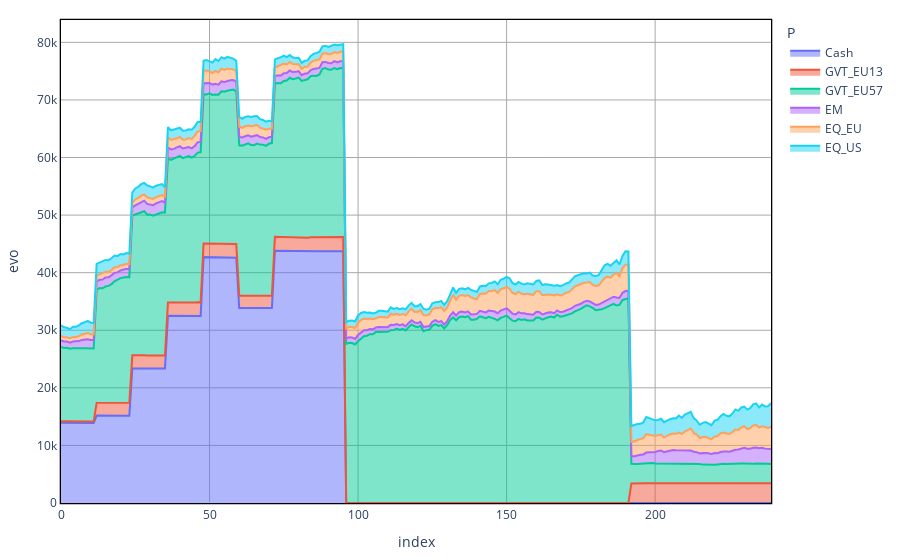
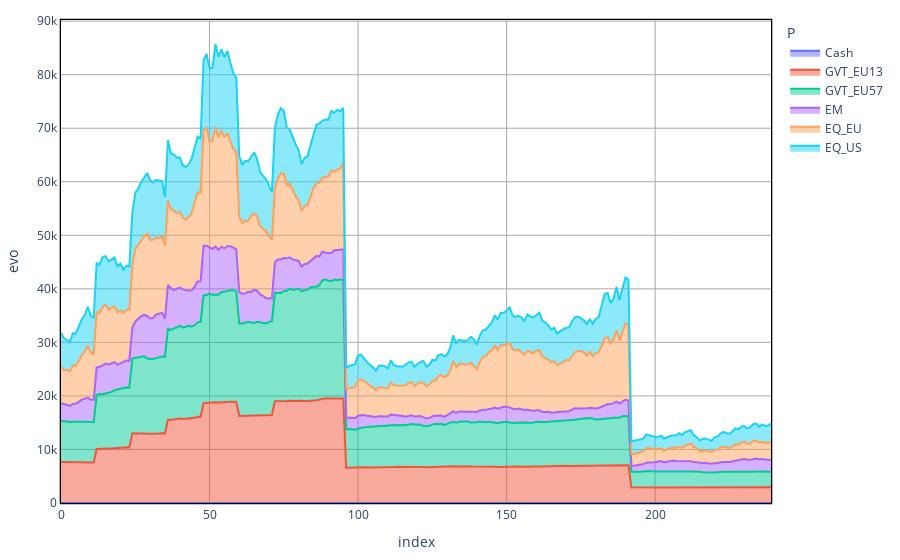

The cell these charts' notebook holds for them, in order:
### Code cell
n_scen = 1
perc = False
#print([solution[l][n_scen].varValue for l in Lt])
plt = ALMc.AssetAllocationChart(problem,sol,n_scen=n_scen, perc = perc)
plt.show()
plt = ALMc.AssetAllocationChart(problem,sol_bah,n_scen=n_scen, perc = perc)
plt.show()

### Figure 1 — Plotly figure (JSON) as saved in the notebook; plotly's stock layout.template omitted (floating-point values rounded to 4 significant figures; data arrays with more than 128 entries replaced by an {"elided": "..."} marker saying what was removed)
{"data": [{"hovertemplate": "P=Cash<br>index=%{x}<br>evo=%{y}<extra></extra>", "legendgroup": "Cash", "line": {"color": "#636efa"}, "mode": "lines", "name": "Cash", "orientation": "v", "showlegend": true, "stackgroup": "1", "type": "scatter", "x": {"elided": "240 int values"}, "xaxis": "x", "y": {"elided": "240 float values"}, "yaxis": "y"}, {"hovertemplate": "P=GVT_EU13<br>index=%{x}<br>evo=%{y}<extra></extra>", "legendgroup": "GVT_EU13", "line": {"color": "#EF553B"}, "mode": "lines", "name": "GVT_EU13", "orientation": "v", "showlegend": true, "stackgroup": "1", "type": "scatter", "x": {"elided": "240 int values"}, "xaxis": "x", "y": {"elided": "240 float values"}, "yaxis": "y"}, {"hovertemplate": "P=GVT_EU57<br>index=%{x}<br>evo=%{y}<extra></extra>", "legendgroup": "GVT_EU57", "line": {"color": "#00cc96"}, "mode": "lines", "name": "GVT_EU57", "orientation": "v", "showlegend": true, "stackgroup": "1", "type": "scatter", "x": {"elided": "240 int values"}, "xaxis": "x", "y": {"elided": "240 float values"}, "yaxis": "y"}, {"hovertemplate": "P=EM<br>index=%{x}<br>evo=%{y}<extra></extra>", "legendgroup": "EM", "line": {"color": "#ab63fa"}, "mode": "lines", "name": "EM", "orientation": "v", "showlegend": true, "stackgroup": "1", "type": "scatter", "x": {"elided": "240 int values"}, "xaxis": "x", "y": {"elided": "240 float values"}, "yaxis": "y"}, {"hovertemplate": "P=EQ_EU<br>index=%{x}<br>evo=%{y}<extra></extra>", "legendgroup": "EQ_EU", "line": {"color": "#FFA15A"}, "mode": "lines", "name": "EQ_EU", "orientation": "v", "showlegend": true, "stackgroup": "1", "type": "scatter", "x": {"elided": "240 int values"}, "xaxis": "x", "y": {"elided": "240 float values"}, "yaxis": "y"}, {"hovertemplate": "P=EQ_US<br>index=%{x}<br>evo=%{y}<extra></extra>", "legendgroup": "EQ_US", "line": {"color": "#19d3f3"}, "mode": "lines", "name": "EQ_US", "orientation": "v", "showlegend": true, "stackgroup": "1", "type": "scatter", "x": {"elided": "240 int values"}, "xaxis": "x", "y": {"elided": "240 float values"}, "yaxis": "y"}], "layout": {"legend": {"title": {"text": "P"}, "tracegroupgap": 0}, "margin": {"b": 20, "l": 20, "r": 20, "t": 20}, "paper_bgcolor": "white", "plot_bgcolor": "white", "showlegend": true, "xaxis": {"anchor": "y", "domain": [0, 1], "gridcolor": "darkgray", "gridwidth": 1, "linecolor": "black", "linewidth": 1.3, "mirror": true, "showgrid": true, "showline": true, "title": {"text": "index"}}, "yaxis": {"anchor": "x", "domain": [0, 1], "gridcolor": "darkgray", "gridwidth": 1, "linecolor": "black", "linewidth": 1.3, "mirror": true, "showgrid": true, "showline": true, "title": {"text": "evo"}}}}

### Figure 2 — Plotly figure (JSON) as saved in the notebook; plotly's stock layout.template omitted (floating-point values rounded to 4 significant figures; data arrays with more than 128 entries replaced by an {"elided": "..."} marker saying what was removed)
{"data": [{"hovertemplate": "P=Cash<br>index=%{x}<br>evo=%{y}<extra></extra>", "legendgroup": "Cash", "line": {"color": "#636efa"}, "mode": "lines", "name": "Cash", "orientation": "v", "showlegend": true, "stackgroup": "1", "type": "scatter", "x": {"elided": "240 int values"}, "xaxis": "x", "y": {"elided": "240 int values"}, "yaxis": "y"}, {"hovertemplate": "P=GVT_EU13<br>index=%{x}<br>evo=%{y}<extra></extra>", "legendgroup": "GVT_EU13", "line": {"color": "#EF553B"}, "mode": "lines", "name": "GVT_EU13", "orientation": "v", "showlegend": true, "stackgroup": "1", "type": "scatter", "x": {"elided": "240 int values"}, "xaxis": "x", "y": {"elided": "240 float values"}, "yaxis": "y"}, {"hovertemplate": "P=GVT_EU57<br>index=%{x}<br>evo=%{y}<extra></extra>", "legendgroup": "GVT_EU57", "line": {"color": "#00cc96"}, "mode": "lines", "name": "GVT_EU57", "orientation": "v", "showlegend": true, "stackgroup": "1", "type": "scatter", "x": {"elided": "240 int values"}, "xaxis": "x", "y": {"elided": "240 float values"}, "yaxis": "y"}, {"hovertemplate": "P=EM<br>index=%{x}<br>evo=%{y}<extra></extra>", "legendgroup": "EM", "line": {"color": "#ab63fa"}, "mode": "lines", "name": "EM", "orientation": "v", "showlegend": true, "stackgroup": "1", "type": "scatter", "x": {"elided": "240 int values"}, "xaxis": "x", "y": {"elided": "240 float values"}, "yaxis": "y"}, {"hovertemplate": "P=EQ_EU<br>index=%{x}<br>evo=%{y}<extra></extra>", "legendgroup": "EQ_EU", "line": {"color": "#FFA15A"}, "mode": "lines", "name": "EQ_EU", "orientation": "v", "showlegend": true, "stackgroup": "1", "type": "scatter", "x": {"elided": "240 int values"}, "xaxis": "x", "y": {"elided": "240 float values"}, "yaxis": "y"}, {"hovertemplate": "P=EQ_US<br>index=%{x}<br>evo=%{y}<extra></extra>", "legendgroup": "EQ_US", "line": {"color": "#19d3f3"}, "mode": "lines", "name": "EQ_US", "orientation": "v", "showlegend": true, "stackgroup": "1", "type": "scatter", "x": {"elided": "240 int values"}, "xaxis": "x", "y": {"elided": "240 float values"}, "yaxis": "y"}], "layout": {"legend": {"title": {"text": "P"}, "tracegroupgap": 0}, "margin": {"b": 20, "l": 20, "r": 20, "t": 20}, "paper_bgcolor": "white", "plot_bgcolor": "white", "showlegend": true, "xaxis": {"anchor": "y", "domain": [0, 1], "gridcolor": "darkgray", "gridwidth": 1, "linecolor": "black", "linewidth": 1.3, "mirror": true, "showgrid": true, "showline": true, "title": {"text": "index"}}, "yaxis": {"anchor": "x", "domain": [0, 1], "gridcolor": "darkgray", "gridwidth": 1, "linecolor": "black", "linewidth": 1.3, "mirror": true, "showgrid": true, "showline": true, "title": {"text": "evo"}}}}
